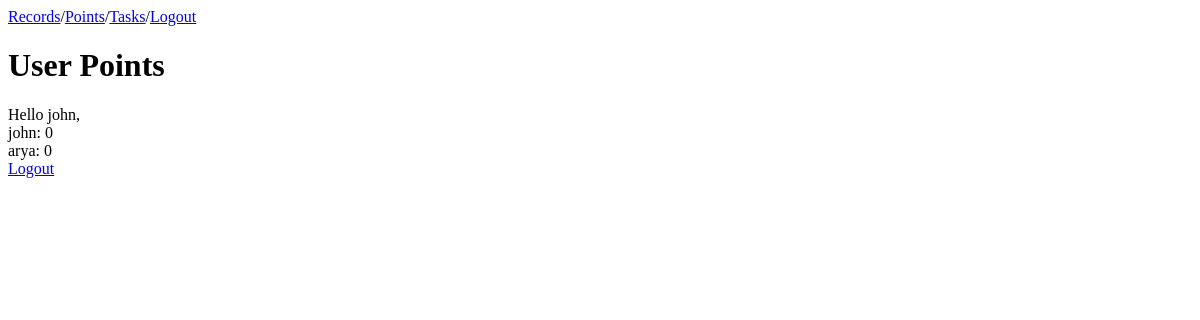
Before: /points/ (signed in) with the older database file.
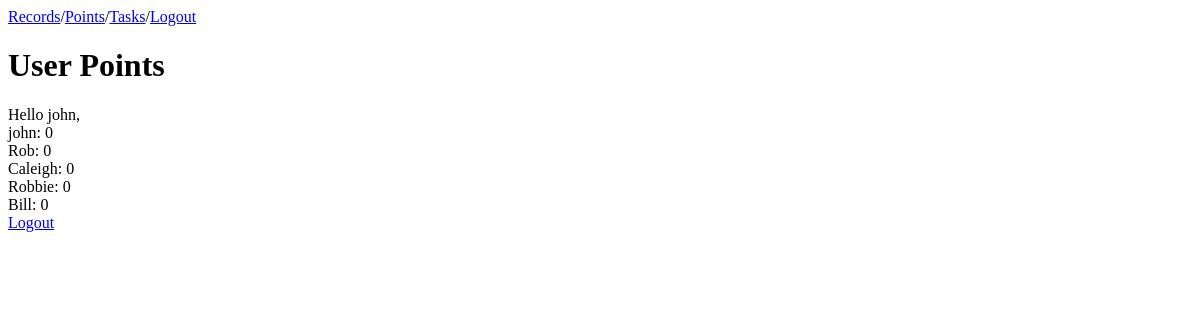
After: the same page with the newer database file.
### tasks/models.py (models this page shows, shortened)
class User(AbstractUser):
    points = models.IntegerField(default=0)

### tasks/views.py (the view)
# urls.py: path('points/', views.points, name='points'),
def points(request):
    if not request.user.is_authenticated:
        return redirect("/login/")
    context = {
        "users": User.objects.filter(is_staff=0).order_by("points")
    }
    return render(request, "tasks/points.html", context)

### tasks/templates/tasks/points.html (shortened to what this page needs)
{% extends 'tasks/base.html' %}
{% block header %}
User Points
{% endblock %}
{% block content %}
{% if user.is_authenticated %}
    Hello {{user.first_name}},
{% else %}
    <a href="login/"> Login </a>
{% endif %}
<br>
{% for user_ in users %}
    {{user_.first_name}}: {{user_.points}}
    <br>
{% endfor %}
{% if user.is_authenticated %}
<a href="/logout/"> Logout </a>
{% endif %}
{% endblock %}

### tasks/templates/tasks/base.html (shortened to what this page needs)
<html>
<head>
</head>
<body>
    <a href="/">Records</a>/<a href="/points/">Points</a>/<a href="/tasks/">Tasks</a>/<a href="/logout/">Logout</a>
    <div id="header">
        <h1>
            {% block header %}{% endblock %}
        </h1>
    </div>
    <div>
        {% block content %}{% endblock %}
    </div>
</body>

Changed rows visible on the page:
removed User: first_name "arya", points "0"
added User: first_name "Rob", points "0"
added User: first_name "Caleigh", points "0"
added User: first_name "Robbie", points "0"
added User: first_name "Bill", points "0"
